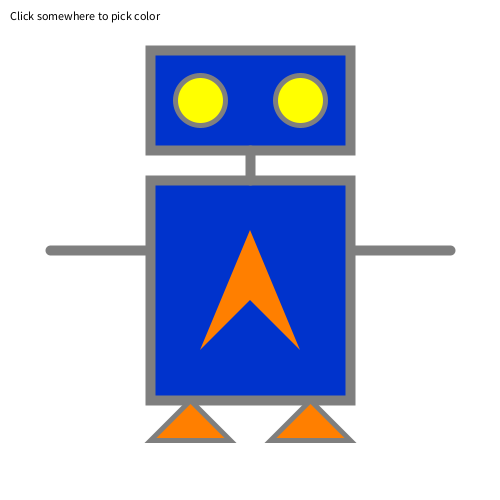
Frame 1 (no input)
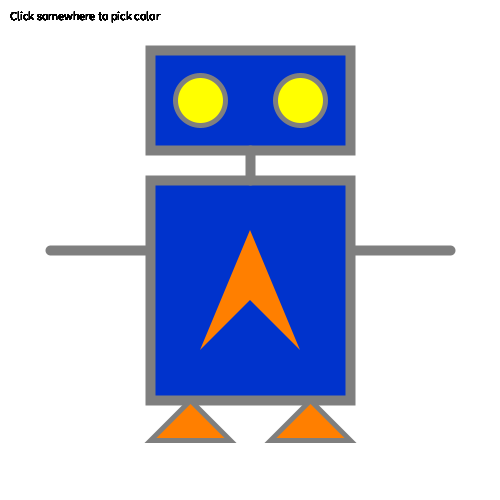
Frame 60 (the mouse pressed at the canvas centre just before this capture)
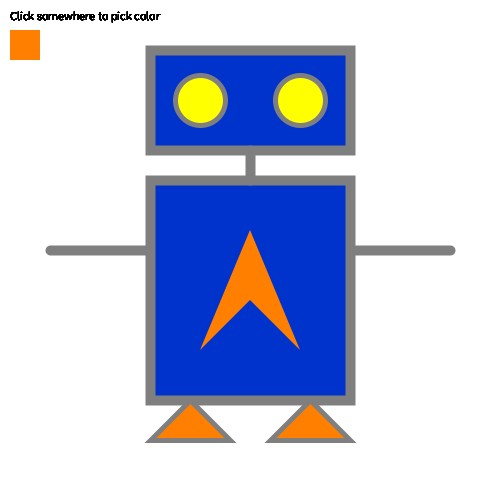
Frame 120 (the mouse held since frame 60 and released just before this capture)

The Processing sketch that drew these frames (run headless with seeded random() and noise(); from frame 60 on, the mouse is pressed at the canvas centre):

// Processing sketch: processing_128254
// ── processing_128254.pde

//environment
void setup() {
  size(500, 500);
  background(255);
  //head and body
  fill(#0033CC);
  stroke(127);//color
  strokeWeight(10);//width of stroke in pixels
  line(50, 250, 450, 250);
  rect(150, 50, 200, 100);
  rect(150, 180, 200, 220);
  line(250, 150, 250, 180);
  //eyes
  strokeWeight(5);//width of stroke in pixels
  fill(255, 255, 0);
  ellipse(200, 100, 50, 50);
  ellipse(300, 100, 50, 50);
  //legs
  fill(255, 127, 0);
  triangle(190, 400, 150, 440, 230, 440);
  triangle(310, 400, 270, 440, 350, 440);
  //logo
  noStroke();
  beginShape();
  vertex(250, 230);
  vertex(300, 350);
  vertex(250, 300);
  vertex(200, 350);
  endShape();
}
void draw() {
  fill(0);
  text("Click somewhere to pick color",10,20);
  if (mousePressed) {
    int myColor = get(mouseX, mouseY);
    fill(myColor);
    rect(10, 30, 30, 30);
  }
}
